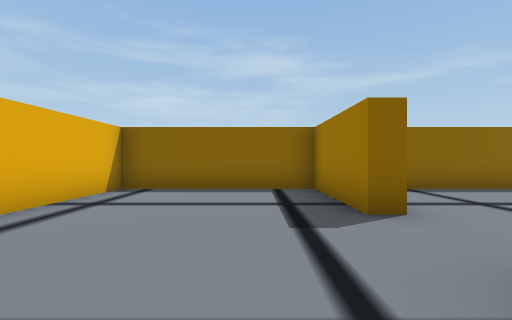
[1] (above)

12 first-person views from a walk through a 3-D level made in the Unity game engine. The camera is 1.4 m above the floor, looks level and sees 90° across. The floor is counted in squares, 2 m on a side. Each view is taken from the middle of a square. On the plan, view 1 faces up. The plan holds only what a view shows up to about 9 squares ahead; the rest is blank. The place goes on beyond the plan. Some animated figures are left out.

[2]
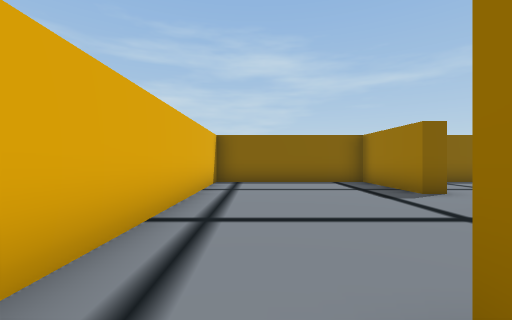

[3]
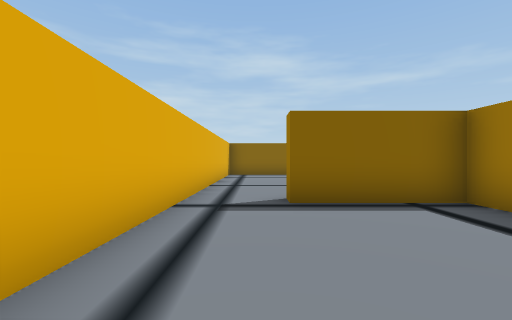

[4]
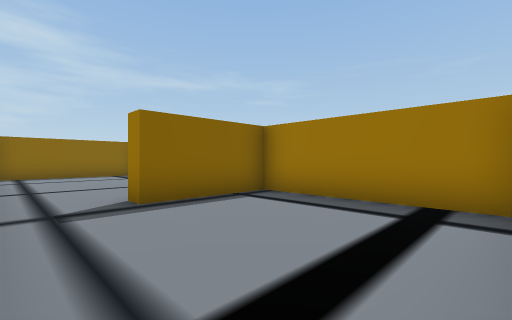

[5]
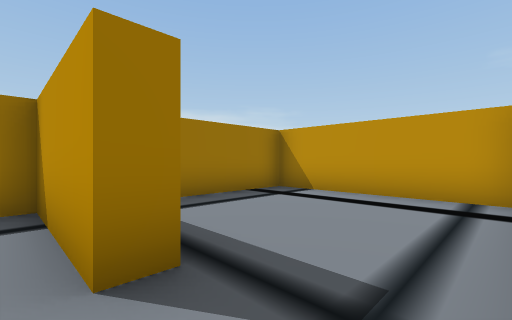

[6]
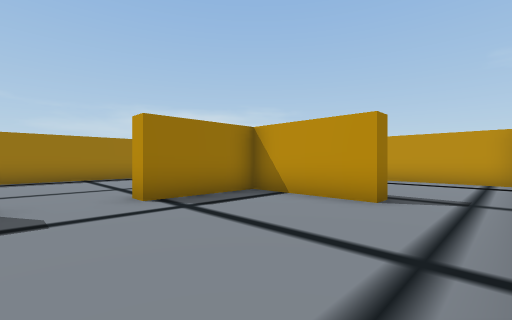

[7]
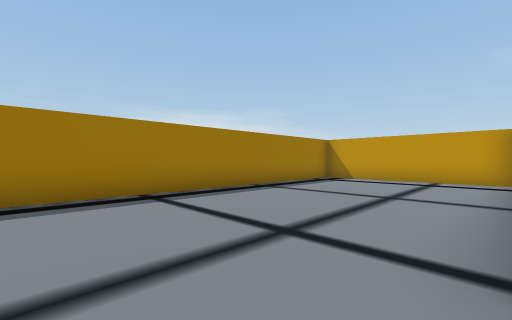

[8]
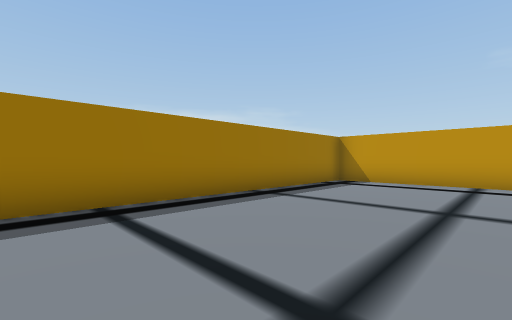

[9]
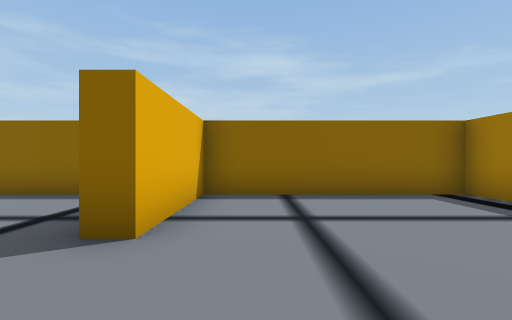

[10]
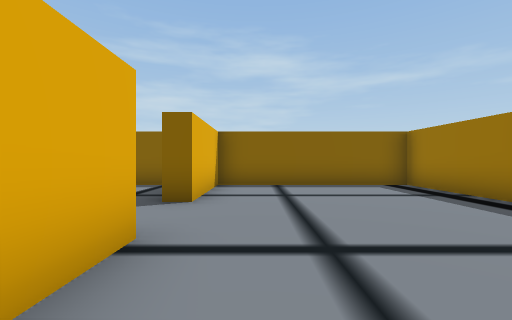

[11]
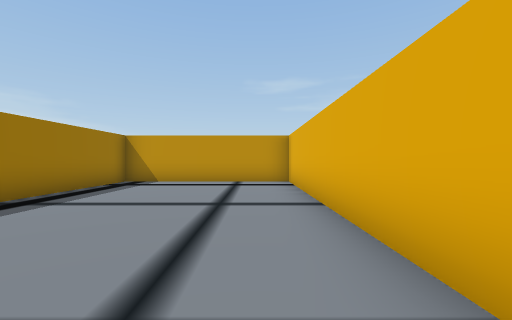

[12]
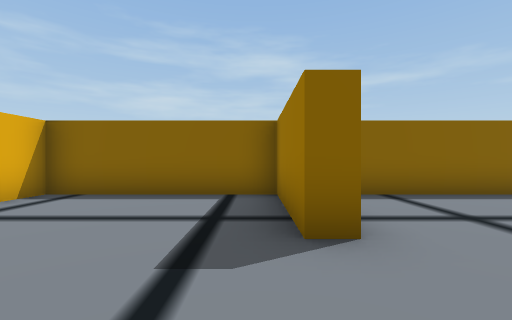

### Floor plan
Points are (right, up) in squares from view 1. A wall is a line through its corners. A room is listed if a view was taken in it or the views show most of it. See-through windows are left out.
Room 1 (views 1, 5, 6, 7, 12)
walls: (1.9, 3.3) (1.4, 3.3) (1.4, 6.2) (-3.3, 6.2) (-3.3, -1.5); (-1.4, -1.8) (-1.4, -1.3) (1.4, -1.3) (1.4, 1.3) (1.9, 1.3)
ways out: opening at (-2.5, -2) to room 2; opening at (2, 2.5) to room 3
Room 2 (views 2, 3, 4)
walls: (-3, -6.3) (1.4, -6.3) (1.4, -1.8) (-1.4, -1.8); (-3.3, -1.5) (-3.3, -4.8)
ways out: opening at (-2.5, -2) to room 1
Room 3 (views 8, 9, 10, 11)
walls: (1.9, 1.3) (1.9, -6.3) (7.2, -6.3) (7.2, 6.2) (1.9, 6.2) (1.9, 3.3)
ways out: opening at (2, 2.5) to room 1

Where each view was taken, in squares from view 1:
view 1: 0 up, 0 right, facing up
view 2: 2 down, 2 left, facing up
view 3: 6 down, 2 left, facing up
view 4: 6 down, 3 left, facing up-right
view 5: 1 down, 3 left, facing down-right
view 6: 3 up, 3 left, facing down-right
view 7: 3 up, 2 right, facing down-right
view 8: 2 up, 3 right, facing down-right
view 9: 1 up, 3 right, facing up
view 10: 1 down, 3 right, facing up
view 11: 2 up, 3 right, facing down
view 12: 1 up, 1 right, facing up
